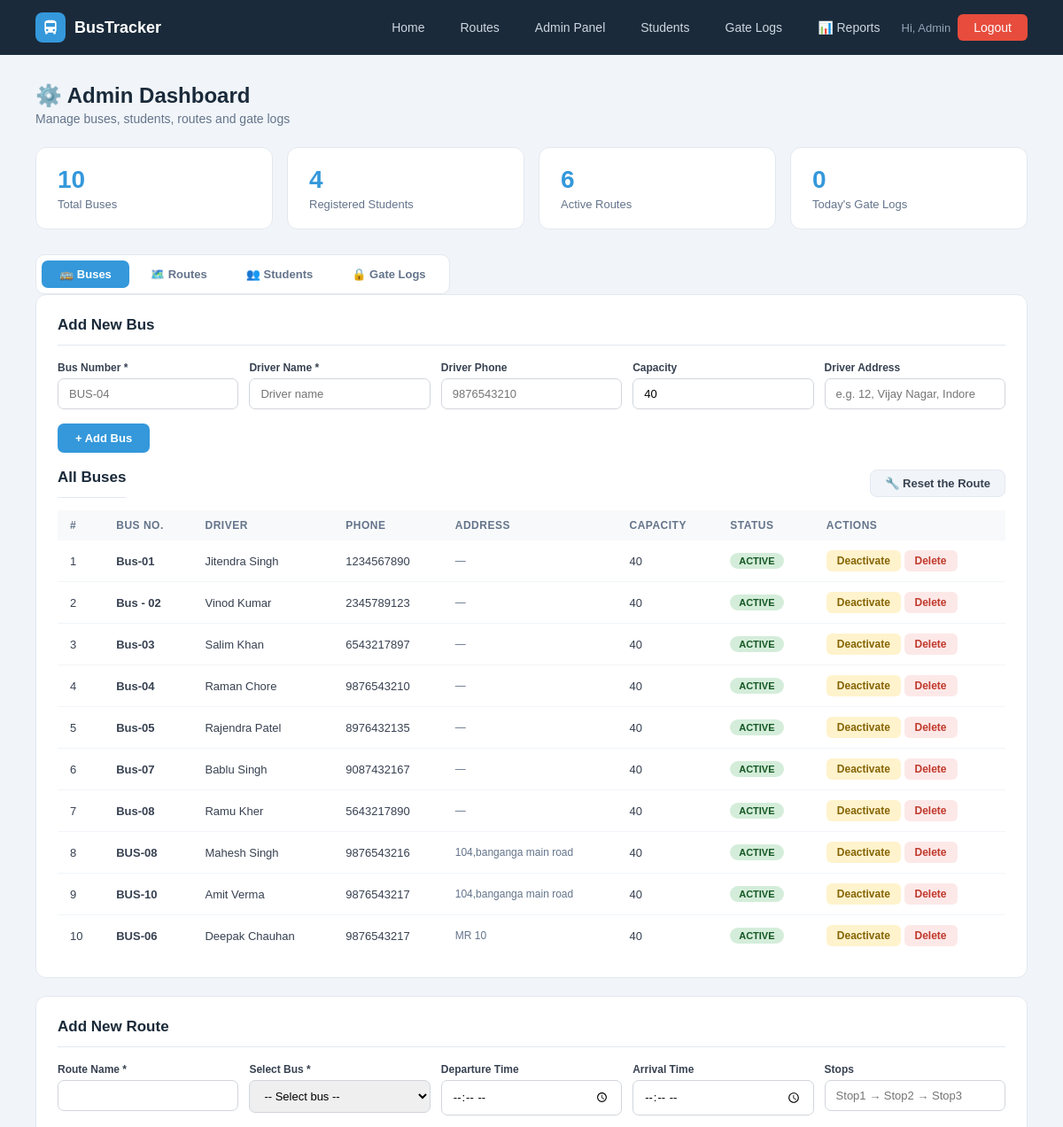
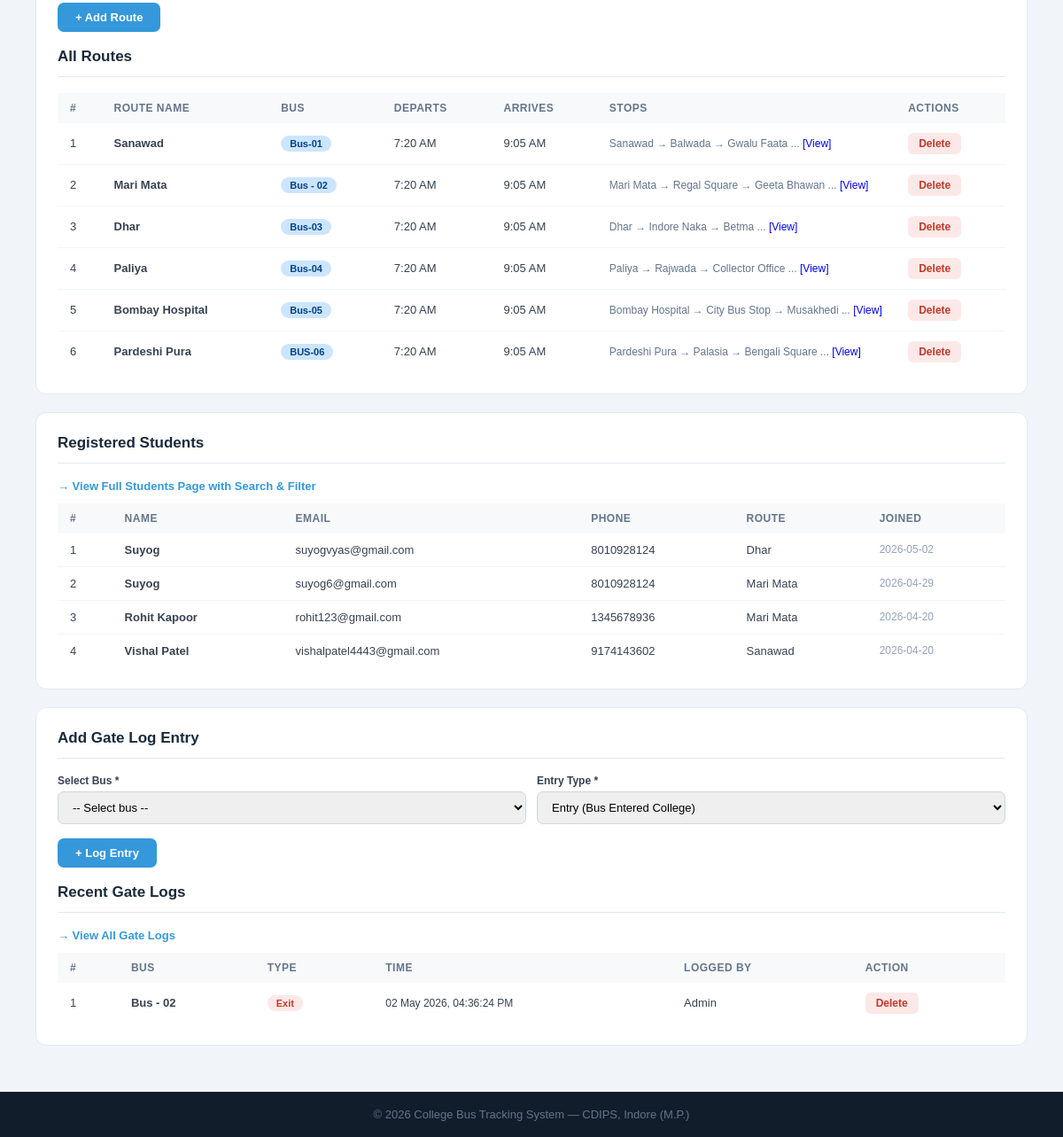
Page /admin (signed in) on the earlier database version (2 pictures, top to bottom).
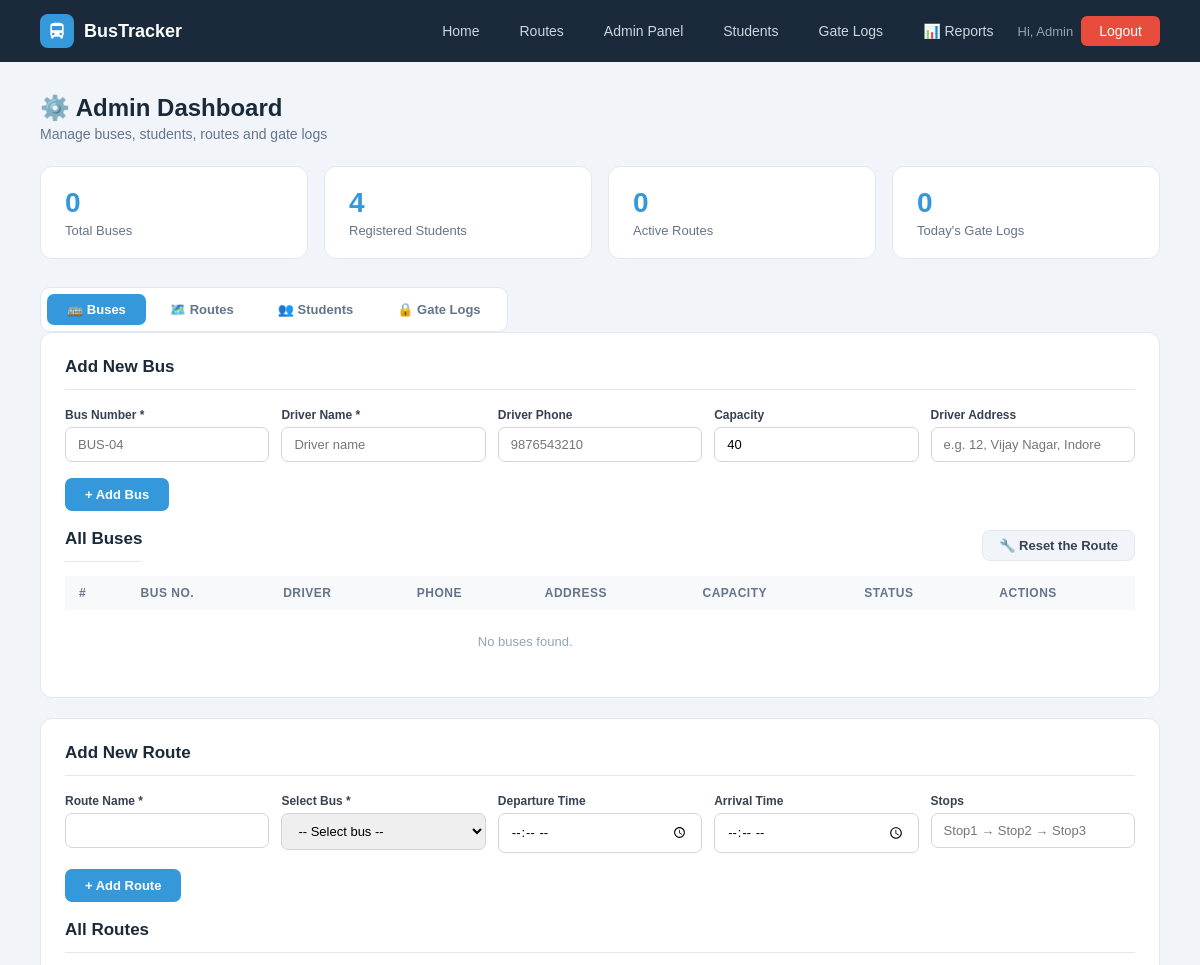
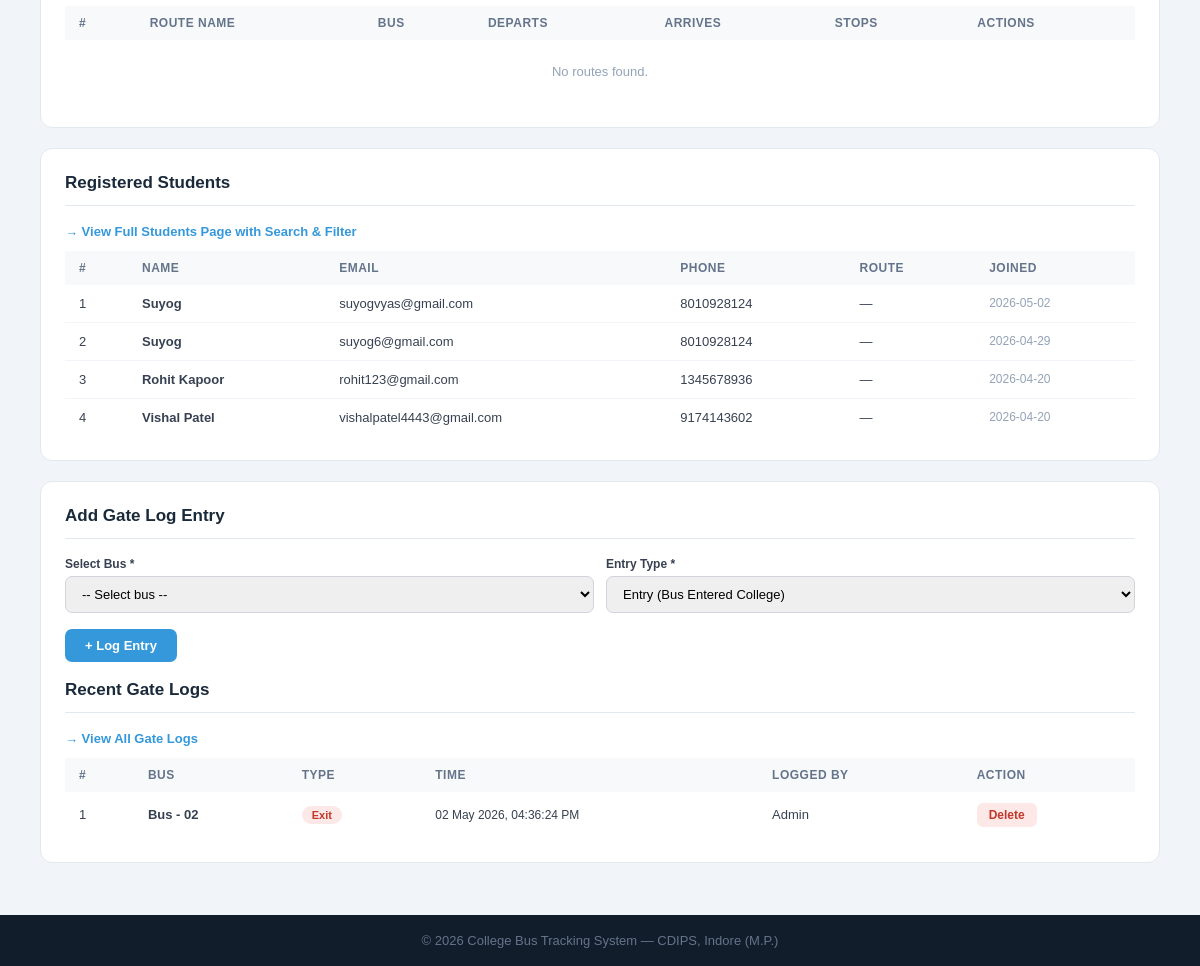
Same page on the later database version (2 pictures, top to bottom).
### tables this page shows
CREATE TABLE buses (
        id INTEGER PRIMARY KEY AUTOINCREMENT,
        bus_number TEXT UNIQUE NOT NULL, driver_name TEXT NOT NULL,
        driver_phone TEXT, capacity INTEGER DEFAULT 40,
        status TEXT DEFAULT 'active',
        current_lat REAL DEFAULT 22.7196, current_lng REAL DEFAULT 75.8577, driver_address TEXT);

CREATE TABLE routes (
        id INTEGER PRIMARY KEY AUTOINCREMENT,
        route_name TEXT NOT NULL, bus_id INTEGER,
        start_point TEXT, end_point TEXT,
        departure_time TEXT, arrival_time TEXT, stops TEXT, original_bus_id INTEGER,
        FOREIGN KEY(bus_id) REFERENCES buses(id));

CREATE TABLE users (
        id INTEGER PRIMARY KEY AUTOINCREMENT,
        name TEXT NOT NULL, email TEXT UNIQUE NOT NULL,
        password TEXT NOT NULL, role TEXT DEFAULT 'student',
        phone TEXT, route_id INTEGER,
        created_at TIMESTAMP DEFAULT CURRENT_TIMESTAMP);

CREATE TABLE gate_logs (
        id INTEGER PRIMARY KEY AUTOINCREMENT,
        bus_id INTEGER, bus_number TEXT, entry_type TEXT,
        log_time TIMESTAMP DEFAULT CURRENT_TIMESTAMP,
        noted_by TEXT DEFAULT 'System',
        FOREIGN KEY(bus_id) REFERENCES buses(id));

### app.py (the view)
@app.route('/admin')
@admin_required
def admin_dashboard():
    db = get_db()
    buses    = db.execute("SELECT * FROM buses").fetchall()
    students = db.execute('''SELECT u.*,r.route_name FROM users u
                             LEFT JOIN routes r ON u.route_id=r.id
                             WHERE u.role='student' ORDER BY u.created_at DESC''').fetchall()
    routes   = db.execute("SELECT r.*,b.bus_number FROM routes r LEFT JOIN buses b ON r.bus_id=b.id").fetchall()
    logs     = db.execute("SELECT * FROM gate_logs ORDER BY log_time DESC LIMIT 15").fetchall()
    stats = dict(
        total_buses=db.execute("SELECT COUNT(*) FROM buses").fetchone()[0],
        total_students=db.execute("SELECT COUNT(*) FROM users WHERE role='student'").fetchone()[0],
        total_routes=db.execute("SELECT COUNT(*) FROM routes").fetchone()[0],
        today_logs=db.execute("SELECT COUNT(*) FROM gate_logs WHERE DATE(log_time)=DATE('now')").fetchone()[0])
    db.close(); return render_template('admin.html', buses=buses, students=students, routes=routes, logs=logs, stats=stats)

### app.py (called while the page is built, shortened)
def get_db():
    conn = sqlite3.connect(DB)
    conn.row_factory = sqlite3.Row
    return conn

def admin_required(f):
    @wraps(f)
    def dec(*a, **kw):
        if 'admin' not in session:
            flash('Admin access required.', 'error')
            return redirect(url_for('admin_login'))
        return f(*a, **kw)
    return dec

@app.context_processor
def inject_notifications():
    return dict(notifications=[], unread_count=0)

### templates/admin.html (shortened to what the changed rows need)
{% extends "base.html" %}
{% block content %}
<div class="page">
    <div class="page-header">
        <div style="display:flex;gap:12px;align-items:flex-start;flex-wrap:wrap;justify-content:space-between;">
            <div>
                <h1>⚙️ Admin Dashboard</h1>
            </div>
        </div>
    </div>
    <div class="stat-cards">
        <div class="stat-card"><div class="num">{{ stats.total_buses }}</div><div class="lbl">Total Buses</div></div>
        <div class="stat-card"><div class="num">{{ stats.total_routes }}</div><div class="lbl">Active Routes</div></div>
    </div>
    <div class="tab-wrap">
        <div class="tab-contents">
            <div class="panel" id="content-buses">
                <h2>Add New Bus</h2>
                <br>
                <div style="display:flex;align-items:center;justify-content:space-between;margin-bottom:14px;">
                    <h2 style="margin:0;">All Buses</h2>
                </div>
                <table>
                    <thead><tr><th>#</th><th>Bus No.</th><th>Driver</th><th>Phone</th><th>Address</th><th>Capacity</th><th>Status</th><th>Actions</th></tr></thead>
                    <tbody>
                    {% for b in buses %}
                    <tr>
                        <td>{{ loop.index }}</td>
                        <td><b>{{ b.bus_number }}</b></td>
                        <td>{{ b.driver_name }}</td>
                        <td>{{ b.driver_phone or '—' }}</td>
                        <td style="font-size:12px;color:#64748b;max-width:160px;">{{ b.driver_address or '—' }}</td>
                        <td>{{ b.capacity }}</td>
                        <td><span class="badge {{ 'badge-green' if b.status=='active' else 'badge-red' }}">{{ b.status.upper() }}</span></td>
                        <td>
                            {% if b.status == 'active' %}
                            <a href="{{ url_for('bus_status', bid=b.id, status='inactive') }}" class="btn-sm btn-warning">Deactivate</a>
                            {% else %}
                            <a href="{{ url_for('bus_status', bid=b.id, status='active') }}" class="btn-sm btn-success">Activate</a>
                            {% endif %}
                            <a href="{{ url_for('delete_bus', bid=b.id) }}" class="btn-sm btn-danger">Delete</a>
                        </td>
                    </tr>
                    {% else %}
                    <tr><td colspan="7" style="text-align:center;color:#94a3b8;padding:24px">No buses found.</td></tr>
                    {% endfor %}
                    </tbody>
                </table>
            </div>
           <div class="panel" id="content-routes">
             <h2>Add New Route</h2>
            <br>
             <h2>All Routes</h2>
             <table>
                <thead>
                    <tr>
                        <th>#</th>
                        <th>Route Name</th>
                        <th>Bus</th>
                        <th>Departs</th>
                        <th>Arrives</th>
                        <th>Stops</th>
                        <th>Actions</th>
                    </tr>
                </thead>
                <tbody>
                    {% for r in routes %}
                    <tr>
                        <td>{{ loop.index }}</td>
                        <td><b>{{ r.route_name }}</b></td>
                        <td><span class="badge badge-blue">{{ r.bus_number or 'N/A' }}</span></td>
                        <td>
                            {% if r.departure_time %}
                                {{ (r.departure_time[:2]|int % 12 or 12) }}:{{ r.departure_time[3:] }}
                                {{ 'AM' if r.departure_time[:2]|int < 12 else 'PM' }}
                            {% else %}
                                 —
                            {% endif %}
                        </td>
                        <td>
                            {% if r.arrival_time %}
                                {{ (r.arrival_time[:2]|int % 12 or 12) }}:{{ r.arrival_time[3:] }}
                                {{ 'AM' if r.arrival_time[:2]|int < 12 else 'PM' }}
                            {% else %}
                               —
                            {% endif %}
                        </td>
                        <td style="max-width:240px;font-size:12px;color:#64748b">
                        {% if r.stops %}
                        {% set stop_list = r.stops.replace(',','→').split('→') %}
                        {{ stop_list[0].strip() }}
                        {% if stop_list|length > 1 %} → {{ stop_list[1].strip() }}{% endif %}
                        {% if stop_list|length > 2 %} → {{ stop_list[2].strip() }}{% endif %}
                        {% if stop_list|length > 3 %}
                            ...
                            <a href="#" onclick="alert(`{{ r.stops }}`)">[View]</a>
                        {% endif %}
                {% else %}
                    —
                {% endif %}
            </td>
            <td>
                <a href="{{ url_for('delete_route', rid=r.id) }}"
                   onclick="return confirm('Are you sure you want to delete this route?')"
                   class="btn-sm btn-danger">
                   Delete
                </a>
            </td>
        </tr>
        {% else %}
        <tr>
            <td colspan="7" style="text-align:center;color:#94a3b8;padding:24px">
                No routes found.
            </td>
        </tr>
        {% endfor %}
        </tbody>
    </table>
</div>
            <div class="panel" id="content-students">
                <h2>Registered Students</h2>
                <table>
                    <thead><tr><th>#</th><th>Name</th><th>Email</th><th>Phone</th><th>Route</th><th>Joined</th></tr></thead>
                    <tbody>
                    {% for s in students[:10] %}
                    <tr>
                        <td>{{ loop.index }}</td>
                        <td><b>{{ s.name }}</b></td>
                        <td>{{ s.email }}</td>
                        <td>{{ s.phone or '—' }}</td>
                        <td>{{ s.route_name or '—' }}</td>
                        <td style="font-size:12px;color:#94a3b8">{{ s.created_at[:10] if s.created_at else '—' }}</td>
                    </tr>
                    {% else %}
                    <tr><td colspan="6" style="text-align:center;color:#94a3b8;padding:24px">No students registered.</td></tr>
                    {% endfor %}
                    </tbody>
                </table>
            </div>
            <div class="panel" id="content-logs">
                <h2>Add Gate Log Entry</h2>
                <br>
                <h2>Recent Gate Logs</h2>
                <table>
                    <thead><tr><th>#</th><th>Bus</th><th>Type</th><th>Time</th><th>Logged By</th><th>Action</th></tr></thead>
                    <tbody>
                    {% for l in logs %}
                    <tr>
                        <td>{{ loop.index }}</td>
                        <td><b>{{ l.bus_number }}</b></td>
                        <td><span class="badge {{ 'badge-in' if l.entry_type=='Entry' else 'badge-out' }}">{{ l.entry_type }}</span></td>
                        <td style="font-size:12px">{{ l.log_time }}</td>
                        <td>{{ l.noted_by }}</td>
                        <td>
                            <a href="{{ url_for('delete_gate_log', lid=l.id) }}"
                               onclick="return confirm('Delete this gate log entry?')"
                               class="btn-sm btn-danger">Delete</a>
                        </td>
                    </tr>
                    {% else %}
                    <tr><td colspan="6" style="text-align:center;color:#94a3b8;padding:24px">No gate logs yet.</td></tr>
                    {% endfor %}
                    </tbody>
                </table>
            </div>
        </div>
    </div>
</div>
{% endblock %}

### templates/base.html (shortened to what this page needs)
<!DOCTYPE html>
<html lang="en">
<head>
    <link rel="stylesheet" href="{{ url_for('static', filename='css/style.css') }}">
</head>
<body>
<nav>
    <div class="nav-logo">
        <div class="nav-logo-icon">
            <svg viewBox="0 0 24 24"><path d="M4 16c0 .88.39 1.67 1 2.22V20a1 1 0 001 1h1a1 1 0 001-1v-1h8v1a1 1 0 001 1h1a1 1 0 001-1v-1.78c.61-.55 1-1.34 1-2.22V6c0-3.5-3.58-4-8-4S4 2.5 4 6v10zm3.5 1a1.5 1.5 0 110-3 1.5 1.5 0 010 3zm9 0a1.5 1.5 0 110-3 1.5 1.5 0 010 3zM6 6h12v5H6V6z"/></svg>
        </div>
        <span>BusTracker</span>
    </div>
    <div class="nav-links">
        <a href="{{ url_for('home') }}">Home</a>
        <a href="{{ url_for('routes_page') }}">Routes</a>
        {% if 'admin' in session or 'student' in session %}
            {% if 'admin' in session %}
                <a href="{{ url_for('admin_dashboard') }}">Admin Panel</a>
                <a href="{{ url_for('students_list') }}">Students</a>
                <a href="{{ url_for('gate_logs_page') }}">Gate Logs</a>
                <a href="{{ url_for('admin_reports') }}">📊 Reports</a>
            {% endif %}
            <span style="color:#94a3b8;font-size:13px">
                Hi,
                {% if 'admin' in session %}
                {{ session['admin']['name'] }}
                {% else %}
                {{ session['student']['name'] }}
                {% endif %}
            </span>
            {% if 'admin' in session %}
            <a href="/logout/admin" class="btn-danger">Logout</a>
            {% else %}
            <a href="/logout/student" class="btn-danger">Logout</a>
            {% endif %}
        {% endif %}
    </div>
</nav>
{% block content %}{% endblock %}
<footer><p>© 2026 College Bus Tracking System — CDIPS, Indore (M.P.)</p></footer>
</body>
</html>

Differences in the rows shown:
removed buses: bus_number "Bus-01", driver_name "Jitendra Singh", driver_phone "1234567890", driver_address "—", capacity "40", status "ACTIVE"
removed buses: bus_number "Bus - 02", driver_name "Vinod Kumar", driver_phone "2345789123", driver_address "—", capacity "40", status "ACTIVE"
removed buses: bus_number "Bus-03", driver_name "Salim Khan", driver_phone "6543217897", driver_address "—", capacity "40", status "ACTIVE"
removed buses: bus_number "Bus-04", driver_name "Raman Chore", driver_phone "9876543210", driver_address "—", capacity "40", status "ACTIVE"
removed buses: bus_number "Bus-05", driver_name "Rajendra Patel", driver_phone "8976432135", driver_address "—", capacity "40", status "ACTIVE"
removed buses: bus_number "Bus-07", driver_name "Bablu Singh", driver_phone "9087432167", driver_address "—", capacity "40", status "ACTIVE"
removed buses: bus_number "Bus-08", driver_name "Ramu Kher", driver_phone "5643217890", driver_address "—", capacity "40", status "ACTIVE"
removed buses: bus_number "BUS-08", driver_name "Mahesh Singh", driver_phone "9876543216", driver_address "104,banganga main road", capacity "40", status "ACTIVE"
removed buses: bus_number "BUS-10", driver_name "Amit Verma", driver_phone "9876543217", driver_address "104,banganga main road", capacity "40", status "ACTIVE"
removed buses: bus_number "BUS-06", driver_name "Deepak Chauhan", driver_phone "9876543217", driver_address "MR 10", capacity "40", status "ACTIVE"
removed routes: route_name "Sanawad", bus_number "Bus-01", (r.departure_time[:2]|int%12or12) "7", departure_time "20", departure_time "AM", (r.arrival_time[:2]|int%12or12) "9", arrival_time "05", arrival_time "AM", stop_list "Sanawad", stop_list "Balwada", stop_list "Gwalu Faata"
removed routes: route_name "Mari Mata", bus_number "Bus - 02", (r.departure_time[:2]|int%12or12) "7", departure_time "20", departure_time "AM", (r.arrival_time[:2]|int%12or12) "9", arrival_time "05", arrival_time "AM", stop_list "Mari Mata", stop_list "Regal Square", stop_list "Geeta Bhawan"
removed routes: route_name "Dhar", bus_number "Bus-03", (r.departure_time[:2]|int%12or12) "7", departure_time "20", departure_time "AM", (r.arrival_time[:2]|int%12or12) "9", arrival_time "05", arrival_time "AM", stop_list "Dhar", stop_list "Indore Naka", stop_list "Betma"
removed routes: route_name "Paliya", bus_number "Bus-04", (r.departure_time[:2]|int%12or12) "7", departure_time "20", departure_time "AM", (r.arrival_time[:2]|int%12or12) "9", arrival_time "05", arrival_time "AM", stop_list "Paliya", stop_list "Rajwada", stop_list "Collector Office"
removed routes: route_name "Bombay Hospital", bus_number "Bus-05", (r.departure_time[:2]|int%12or12) "7", departure_time "20", departure_time "AM", (r.arrival_time[:2]|int%12or12) "9", arrival_time "05", arrival_time "AM", stop_list "Bombay Hospital", stop_list "City Bus Stop", stop_list "Musakhedi"
removed routes: route_name "Pardeshi Pura", bus_number "BUS-06", (r.departure_time[:2]|int%12or12) "7", departure_time "20", departure_time "AM", (r.arrival_time[:2]|int%12or12) "9", arrival_time "05", arrival_time "AM", stop_list "Pardeshi Pura", stop_list "Palasia", stop_list "Bengali Square"
computed for users "suyogvyas@gmail.com": route_name "Dhar" → "—"
computed for users "suyog6@gmail.com": route_name "Mari Mata" → "—"
computed for users "Rohit Kapoor": route_name "Mari Mata" → "—"
computed for users "Vishal Patel": route_name "Sanawad" → "—"
Other differences:
{{ stats.total_buses }}: "10" → "0"
{{ stats.total_routes }}: "6" → "0"
text now shown: "No buses found. No routes found."
